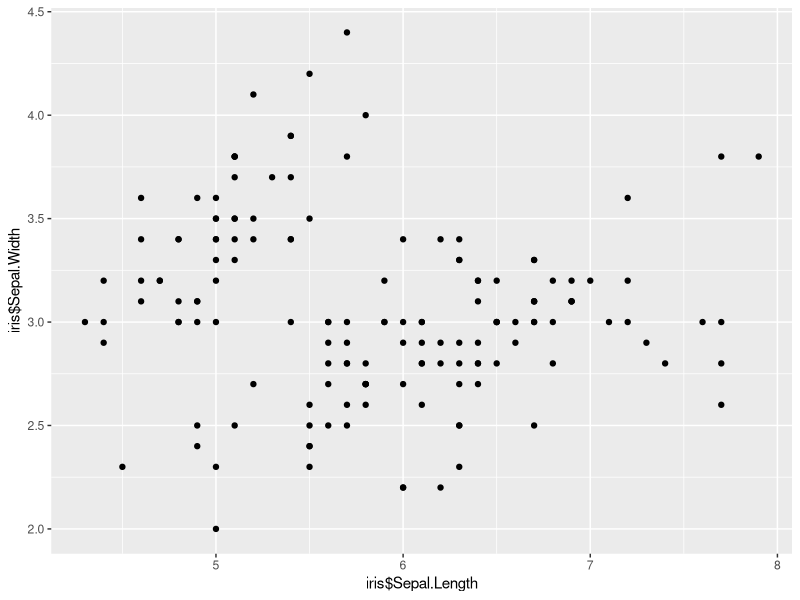
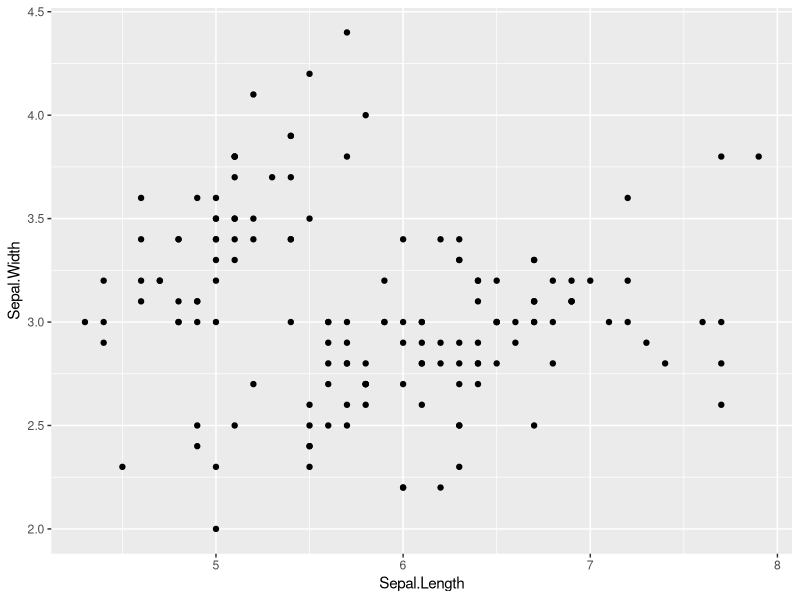
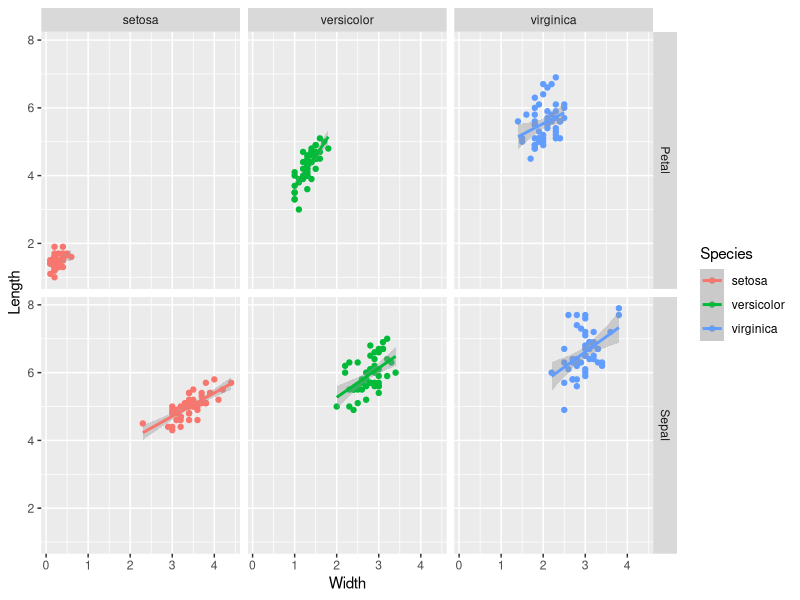
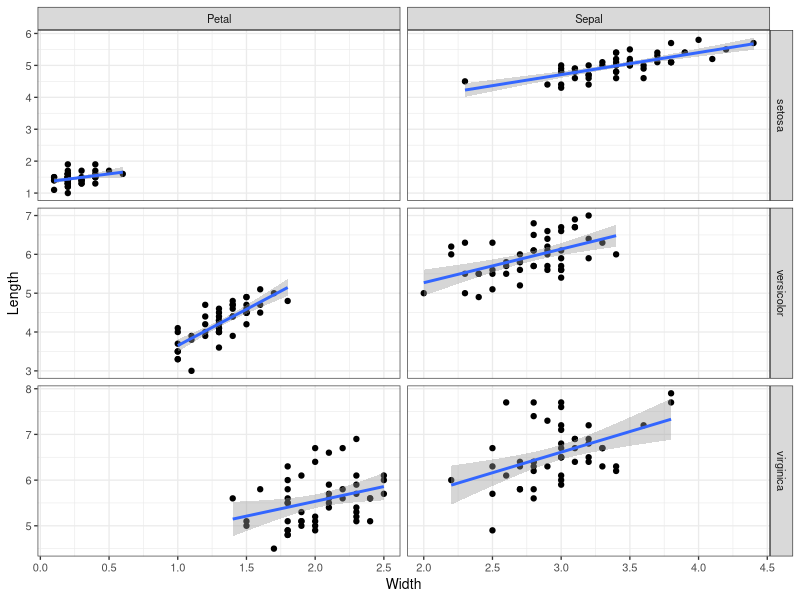

Reproduce these figures in R, in order.
## ---- chunk 1
library(ggplot2)
## ---- chunk 2
data(iris)
## ---- chunk 3
qplot(iris$Sepal.Length, iris$Sepal.Width)
## ---- chunk 4
qplot(Sepal.Length, Sepal.Width, data=iris)
## ---- chunk 5
head(iris)
## ---- chunk 6
library(reshape2)
## ---- chunk 7
iris$flower_id <- rownames(iris)
## ---- chunk 8
iris_melted <- melt(iris)
## ---- chunk 9
head(iris_melted)
## ---- chunk 10
split_variable <- strsplit(as.character(iris_melted$variable),split="\\.")
## ---- chunk 11
iris_melted$flower_part <- sapply(split_variable,"[",1)
iris_melted$measurement_type <- sapply(split_variable,"[",2)
## ---- chunk 12
head(iris_melted)
## ---- chunk 13
iris_cast <- dcast(iris_melted, formula=flower_id+Species+flower_part~measurement_type)
## ---- chunk 14
head(iris_cast)
## ---- chunk 15
qplot (x=Width, y=Length, data=iris_cast, geom=c("point", "smooth"), color=Species, method="lm", facets=flower_part~Species)
## ---- chunk 16
ggplot(data=iris_cast, aes(x=Width, y=Length))+geom_point()+facet_grid(Species~flower_part, scale="free")+geom_smooth(method="lm")+theme_bw(base_size=10)
